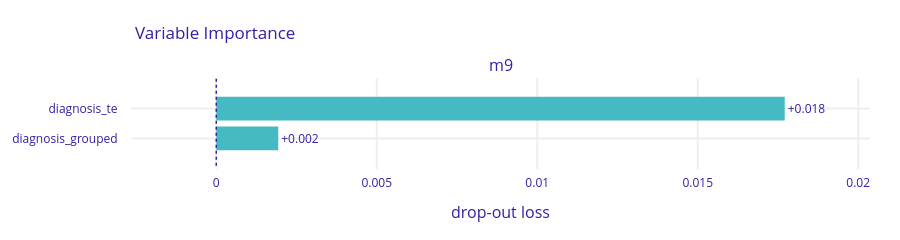
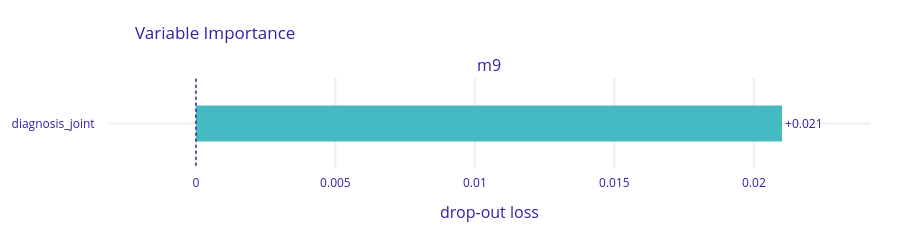
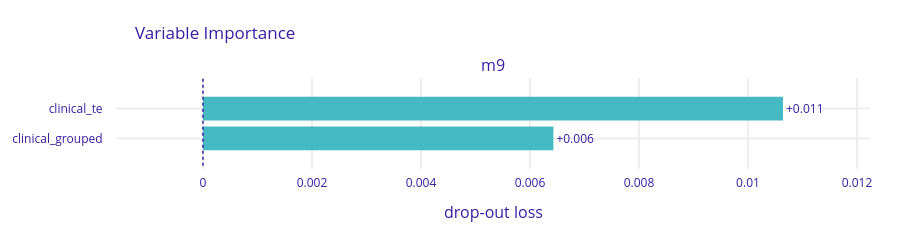
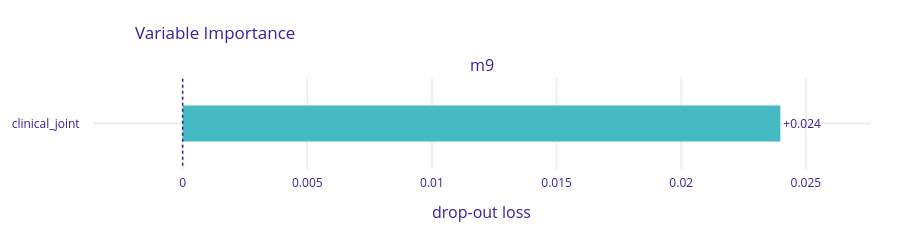

The code cell stored with these charts, in order, in its notebook:
### Markdown cell above
### Analysis 3: Feature representation analysis (by permutation on joint vs separated features)

### Code cell
# 3. Representation Analysis -------------------------------------------------------------------------------------------

feature_groups_drug_sep_raw_dist = {
    'medication': drug_cols,
    'medication_distinct_count': group_med_prescribed,
}
feature_groups_drug_sep_raw_chg = {
    'medication': drug_cols,
    'medication_change_count': group_med_change,
}
feature_groups_drug_sep_dist_chg = {
    'medication_distinct_count': group_med_prescribed,
    'medication_change_count': group_med_change,
}
feature_groups_drug_joint = {
    'medication_joint': drug_cols + group_med_prescribed + group_med_change
}
feature_groups_diag_sep = {
    'diagnosis_grouped': diag_cols,
    'diagnosis_te': diag_te_cols
}
feature_groups_diag_joint = {
    'diagnosis_joint': diag_cols + diag_te_cols
}
feature_groups_clin_sep = {
    'clinical_grouped': [
        "pipeline_admission_type_raw__admission_type_id",
        "pipeline_discharge_raw__discharge_disposition_id",
        "pipeline_admission_src_raw__admission_source_id",
        "pipeline_medical_raw__medical_specialty",
    ],
    'clinical_te': clin_te_cols,
}
feature_groups_clin_joint = {
    'clinical_joint': [
        "pipeline_admission_type_raw__admission_type_id",
        "pipeline_discharge_raw__discharge_disposition_id",
        "pipeline_admission_src_raw__admission_source_id",
        "pipeline_medical_raw__medical_specialty",
    ] + clin_te_cols
}

# Run feature concept importance
if RUN_FEATURE_GROUP_IMP_REP:

    # Get last model and data
    k = "m9"
    model = DICT_MODEL_OUTPUT[k]
    x = X_val[model.feature_names_in_]

    explainer_rep = dx.Explainer(model, x, y_val, label=k, predict_function=predict_positive_prob, verbose=True)

    print('Running Importance: Diagnosis (Separated)')
    importance_diag_sep = explainer_rep.model_parts(variable_groups=feature_groups_diag_sep,
                                                    loss_function=negative_prauc,
                                                    type='difference',
                                                    N=None,
                                                    B=100,
                                                    processes=1,
                                                    random_state=42)

    print('Running Importance: Diagnosis (Joint)')
    importance_diag_joint = explainer_rep.model_parts(variable_groups=feature_groups_diag_joint,
                                                      loss_function=negative_prauc,
                                                      type='difference',
                                                      N=None,
                                                      B=100,
                                                      processes=1,
                                                      random_state=42)

    print('Running Importance: Clinical (Separated)')
    importance_clin_sep = explainer_rep.model_parts(variable_groups=feature_groups_clin_sep,
                                                    loss_function=negative_prauc,
                                                    type='difference',
                                                    N=None,
                                                    B=100,
                                                    processes=1,
                                                    random_state=42)

    print('Running Importance: Clinical (Joint)')
    importance_clin_joint = explainer_rep.model_parts(variable_groups=feature_groups_clin_joint,
                                                      loss_function=negative_prauc,
                                                      type='difference',
                                                      N=None,
                                                      B=100,
                                                      processes=1,
                                                      random_state=42)

    print('Running Importance: Medication (Separated (Raw vs Distinct)')
    importance_drug_sep_raw_dist = explainer_rep.model_parts(variable_groups=feature_groups_drug_sep_raw_dist,
                                                    loss_function=negative_prauc,
                                                    type='difference',
                                                    N=None,
                                                    B=100,
                                                    processes=1,
                                                    random_state=42)

    print('Running Importance: Medication (Separated (Raw vs Change)')
    importance_drug_sep_raw_chg = explainer_rep.model_parts(variable_groups=feature_groups_drug_sep_raw_chg,
                                                    loss_function=negative_prauc,
                                                    type='difference',
                                                    N=None,
                                                    B=100,
                                                    processes=1,
                                                    random_state=42)

    print('Running Importance: Medication (Separated (Distinct vs Change)')
    importance_drug_sep_dist_chg = explainer_rep.model_parts(variable_groups=feature_groups_drug_sep_dist_chg,
                                                    loss_function=negative_prauc,
                                                    type='difference',
                                                    N=None,
                                                    B=100,
                                                    processes=1,
                                                    random_state=42)

    print('Running Importance: Medication (Joint)')
    importance_drug_joint = explainer_rep.model_parts(variable_groups=feature_groups_drug_joint,
                                                      loss_function=negative_prauc,
                                                      type='difference',
                                                      N=None,
                                                      B=100,
                                                      processes=1,
                                                      random_state=42)

    with open(PATH_XGB_ANALYSIS / 'ana3_explainer_rep.pkl', 'wb') as f:
        explainer_rep.dump(f)

    with open(PATH_XGB_ANALYSIS / 'ana3_importance_rep_diag_sep.pkl', 'wb') as f:
        pickle.dump(importance_diag_sep, f)

    with open(PATH_XGB_ANALYSIS / 'ana3_importance_rep_diag_joint.pkl', 'wb') as f:
        pickle.dump(importance_diag_joint, f)

    with open(PATH_XGB_ANALYSIS / 'ana3_importance_rep_clin_sep.pkl', 'wb') as f:
        pickle.dump(importance_clin_sep, f)

    with open(PATH_XGB_ANALYSIS / 'ana3_importance_rep_clin_joint.pkl', 'wb') as f:
        pickle.dump(importance_clin_joint, f)

    with open(PATH_XGB_ANALYSIS / 'ana3_importance_rep_drug_sep_raw_dist.pkl', 'wb') as f:
        pickle.dump(importance_drug_sep_raw_dist, f)

    with open(PATH_XGB_ANALYSIS / 'ana3_importance_rep_drug_sep_raw_chg.pkl', 'wb') as f:
        pickle.dump(importance_drug_sep_raw_chg, f)

    with open(PATH_XGB_ANALYSIS / 'ana3_importance_rep_drug_sep_dist_chg.pkl', 'wb') as f:
        pickle.dump(importance_drug_sep_dist_chg, f)

    with open(PATH_XGB_ANALYSIS / 'ana3_importance_rep_drug_joint.pkl', 'wb') as f:
        pickle.dump(importance_drug_joint, f)

else:

    with open(PATH_XGB_ANALYSIS / 'ana3_explainer_rep.pkl', 'rb') as f:
        explainer_rep = pickle.load(f)

    with open(PATH_XGB_ANALYSIS / 'ana3_importance_rep_diag_sep.pkl', 'rb') as f:
        importance_diag_sep = pickle.load(f)

    with open(PATH_XGB_ANALYSIS / 'ana3_importance_rep_diag_joint.pkl', 'rb') as f:
        importance_diag_joint = pickle.load(f)

    with open(PATH_XGB_ANALYSIS / 'ana3_importance_rep_clin_sep.pkl', 'rb') as f:
        importance_clin_sep = pickle.load(f)

    with open(PATH_XGB_ANALYSIS / 'ana3_importance_rep_clin_joint.pkl', 'rb') as f:
        importance_clin_joint = pickle.load(f)

    with open(PATH_XGB_ANALYSIS / 'ana3_importance_rep_drug_sep_raw_dist.pkl', 'rb') as f:
        importance_drug_sep_raw_dist = pickle.load(f)

    with open(PATH_XGB_ANALYSIS / 'ana3_importance_rep_drug_sep_raw_chg.pkl', 'rb') as f:
        importance_drug_sep_raw_chg = pickle.load(f)

    with open(PATH_XGB_ANALYSIS / 'ana3_importance_rep_drug_sep_dist_chg.pkl', 'rb') as f:
        importance_drug_sep_dist_chg = pickle.load(f)

    with open(PATH_XGB_ANALYSIS / 'ana3_importance_rep_drug_joint.pkl', 'rb') as f:
        importance_drug_joint = pickle.load(f)

# Plot importance
print('Variable importance: by diagnosis (separated)')
importance_diag_sep.plot(show=True)
print('\n')

print('Variable importance: by diagnosis (joint)')
importance_diag_joint.plot(show=True)
print('\n')

print('Variable importance: by clinicals (separated)')
importance_clin_sep.plot(show=True)
print('\n')

print('Variable importance: by clinicals (joint)')
importance_clin_joint.plot(show=True)
print('\n')

print('Variable importance: by prescription (raw vs distinct count)')
importance_drug_sep_raw_dist.plot(show=True)
print('\n')

print('Variable importance: by prescription (raw vs change count)')
importance_drug_sep_raw_chg.plot(show=True)
print('\n')

print('Variable importance: by prescription (distinct count vs change count)')
importance_drug_sep_dist_chg.plot(show=True)
print('\n')

print('Variable importance: by prescription (joint)')
importance_drug_joint.plot(show=True)
print('\n')

### Figure 1 — Plotly figure (JSON) as saved in the notebook; plotly's stock layout.template omitted (floating-point values rounded to 4 significant figures)
{"data": [{"base": 0.0, "hoverinfo": "text", "hoverlabel": {"bgcolor": "rgba(0,0,0,0.8)"}, "hovertext": ["Model: m9 loss after<br>variable: diagnosis_te is permuted: 0.018<br>Drop-out loss change: +0.018", "Model: m9 loss after<br>variable: diagnosis_grouped is permuted: 0.002<br>Drop-out loss change: +0.002"], "marker": {"color": "#46bac2"}, "orientation": "h", "showlegend": false, "text": ["+0.018", "+0.002"], "textposition": "outside", "x": [0.01771, 0.001931], "y": ["diagnosis_te", "diagnosis_grouped"], "type": "bar", "xaxis": "x", "yaxis": "y"}], "layout": {"xaxis": {"anchor": "y", "domain": [0.0, 1.0], "type": "linear", "gridwidth": 2, "zeroline": false, "automargin": true, "ticks": "outside", "tickcolor": "white", "ticklen": 3, "fixedrange": true, "range": [-0.002657, 0.02037]}, "yaxis": {"anchor": "x", "domain": [0.0, 1.0], "type": "category", "autorange": "reversed", "gridwidth": 2, "automargin": true, "ticks": "outside", "tickcolor": "white", "ticklen": 10, "fixedrange": true}, "annotations": [{"font": {"size": 16}, "showarrow": false, "text": "m9", "x": 0.5, "xanchor": "center", "xref": "paper", "y": 1.0, "yanchor": "bottom", "yref": "paper"}, {"font": {"size": 16}, "showarrow": false, "text": "drop-out loss", "x": 0.5, "xanchor": "center", "xref": "paper", "y": 0, "yanchor": "top", "yref": "paper", "yshift": -30}], "shapes": [{"line": {"color": "#371ea3", "dash": "dot", "width": 1.5}, "type": "line", "x0": 0.0, "x1": 0.0, "xref": "x", "y0": -1, "y1": 2, "yref": "y"}], "title": {"text": "Variable Importance", "x": 0.15}, "font": {"color": "#371ea3"}, "margin": {"t": 78, "b": 71, "r": 30}, "height": 223.0}}

### Figure 2 — Plotly figure (JSON) as saved in the notebook; plotly's stock layout.template omitted (floating-point values rounded to 4 significant figures)
{"data": [{"base": 0.0, "hoverinfo": "text", "hoverlabel": {"bgcolor": "rgba(0,0,0,0.8)"}, "hovertext": ["Model: m9 loss after<br>variable: diagnosis_joint is permuted: 0.021<br>Drop-out loss change: +0.021"], "marker": {"color": "#46bac2"}, "orientation": "h", "showlegend": false, "text": ["+0.021"], "textposition": "outside", "x": [0.02101], "y": ["diagnosis_joint"], "type": "bar", "xaxis": "x", "yaxis": "y"}], "layout": {"xaxis": {"anchor": "y", "domain": [0.0, 1.0], "type": "linear", "gridwidth": 2, "zeroline": false, "automargin": true, "ticks": "outside", "tickcolor": "white", "ticklen": 3, "fixedrange": true, "range": [-0.003152, 0.02416]}, "yaxis": {"anchor": "x", "domain": [0.0, 1.0], "type": "category", "autorange": "reversed", "gridwidth": 2, "automargin": true, "ticks": "outside", "tickcolor": "white", "ticklen": 10, "fixedrange": true}, "annotations": [{"font": {"size": 16}, "showarrow": false, "text": "m9", "x": 0.5, "xanchor": "center", "xref": "paper", "y": 1.0, "yanchor": "bottom", "yref": "paper"}, {"font": {"size": 16}, "showarrow": false, "text": "drop-out loss", "x": 0.5, "xanchor": "center", "xref": "paper", "y": 0, "yanchor": "top", "yref": "paper", "yshift": -30}], "shapes": [{"line": {"color": "#371ea3", "dash": "dot", "width": 1.5}, "type": "line", "x0": 0.0, "x1": 0.0, "xref": "x", "y0": -1, "y1": 1, "yref": "y"}], "title": {"text": "Variable Importance", "x": 0.15}, "font": {"color": "#371ea3"}, "margin": {"t": 78, "b": 71, "r": 30}, "height": 203.0}}

### Figure 3 — Plotly figure (JSON) as saved in the notebook; plotly's stock layout.template omitted (floating-point values rounded to 4 significant figures)
{"data": [{"base": 0.0, "hoverinfo": "text", "hoverlabel": {"bgcolor": "rgba(0,0,0,0.8)"}, "hovertext": ["Model: m9 loss after<br>variable: clinical_te is permuted: 0.011<br>Drop-out loss change: +0.011", "Model: m9 loss after<br>variable: clinical_grouped is permuted: 0.006<br>Drop-out loss change: +0.006"], "marker": {"color": "#46bac2"}, "orientation": "h", "showlegend": false, "text": ["+0.011", "+0.006"], "textposition": "outside", "x": [0.01064, 0.00643], "y": ["clinical_te", "clinical_grouped"], "type": "bar", "xaxis": "x", "yaxis": "y"}], "layout": {"xaxis": {"anchor": "y", "domain": [0.0, 1.0], "type": "linear", "gridwidth": 2, "zeroline": false, "automargin": true, "ticks": "outside", "tickcolor": "white", "ticklen": 3, "fixedrange": true, "range": [-0.001596, 0.01224]}, "yaxis": {"anchor": "x", "domain": [0.0, 1.0], "type": "category", "autorange": "reversed", "gridwidth": 2, "automargin": true, "ticks": "outside", "tickcolor": "white", "ticklen": 10, "fixedrange": true}, "annotations": [{"font": {"size": 16}, "showarrow": false, "text": "m9", "x": 0.5, "xanchor": "center", "xref": "paper", "y": 1.0, "yanchor": "bottom", "yref": "paper"}, {"font": {"size": 16}, "showarrow": false, "text": "drop-out loss", "x": 0.5, "xanchor": "center", "xref": "paper", "y": 0, "yanchor": "top", "yref": "paper", "yshift": -30}], "shapes": [{"line": {"color": "#371ea3", "dash": "dot", "width": 1.5}, "type": "line", "x0": 0.0, "x1": 0.0, "xref": "x", "y0": -1, "y1": 2, "yref": "y"}], "title": {"text": "Variable Importance", "x": 0.15}, "font": {"color": "#371ea3"}, "margin": {"t": 78, "b": 71, "r": 30}, "height": 223.0}}

### Figure 4 — Plotly figure (JSON) as saved in the notebook; plotly's stock layout.template omitted (floating-point values rounded to 4 significant figures)
{"data": [{"base": 0.0, "hoverinfo": "text", "hoverlabel": {"bgcolor": "rgba(0,0,0,0.8)"}, "hovertext": ["Model: m9 loss after<br>variable: clinical_joint is permuted: 0.024<br>Drop-out loss change: +0.024"], "marker": {"color": "#46bac2"}, "orientation": "h", "showlegend": false, "text": ["+0.024"], "textposition": "outside", "x": [0.02398], "y": ["clinical_joint"], "type": "bar", "xaxis": "x", "yaxis": "y"}], "layout": {"xaxis": {"anchor": "y", "domain": [0.0, 1.0], "type": "linear", "gridwidth": 2, "zeroline": false, "automargin": true, "ticks": "outside", "tickcolor": "white", "ticklen": 3, "fixedrange": true, "range": [-0.003596, 0.02757]}, "yaxis": {"anchor": "x", "domain": [0.0, 1.0], "type": "category", "autorange": "reversed", "gridwidth": 2, "automargin": true, "ticks": "outside", "tickcolor": "white", "ticklen": 10, "fixedrange": true}, "annotations": [{"font": {"size": 16}, "showarrow": false, "text": "m9", "x": 0.5, "xanchor": "center", "xref": "paper", "y": 1.0, "yanchor": "bottom", "yref": "paper"}, {"font": {"size": 16}, "showarrow": false, "text": "drop-out loss", "x": 0.5, "xanchor": "center", "xref": "paper", "y": 0, "yanchor": "top", "yref": "paper", "yshift": -30}], "shapes": [{"line": {"color": "#371ea3", "dash": "dot", "width": 1.5}, "type": "line", "x0": 0.0, "x1": 0.0, "xref": "x", "y0": -1, "y1": 1, "yref": "y"}], "title": {"text": "Variable Importance", "x": 0.15}, "font": {"color": "#371ea3"}, "margin": {"t": 78, "b": 71, "r": 30}, "height": 203.0}}
